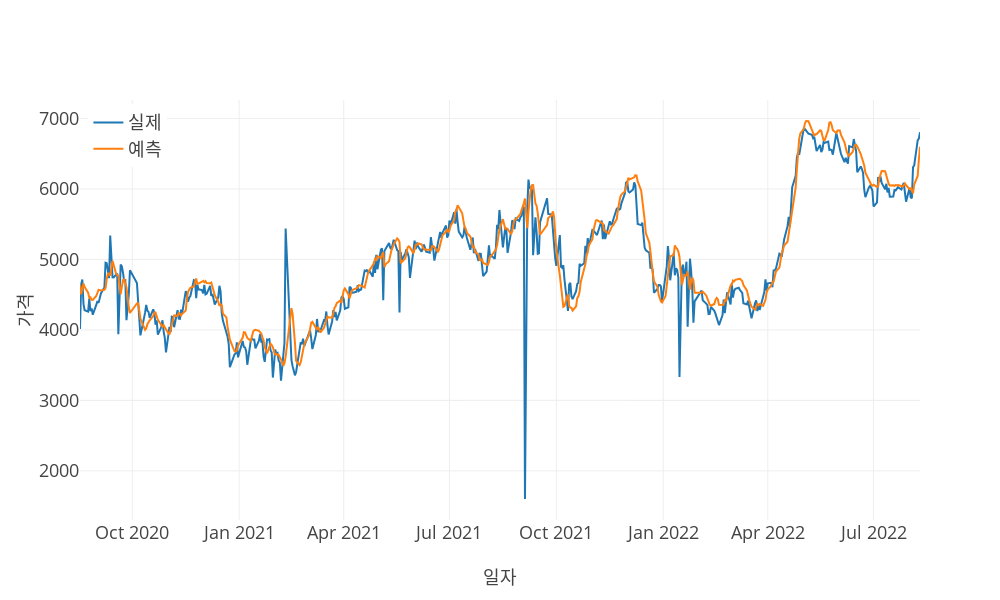

Source (notebook cell):
### Code cell
print("\nLSTM")
lstm, val_dataloader = RNN(
    data,
    training_cutoff,
    _output,
    group,
    max_encoder_length,
    max_prediction_length,
    time_varying_known_categoricals,
    time_varying_unknown_categoricals,
    time_varying_known_reals,
    batch_size,
    pathForSavingModels(product, product_attribute, raw_file_name, 'LSTM'),
    'LSTM'
)

actuals = torch.cat([y[0] for x, y in iter(val_dataloader)])
lstm_predictions = lstm.predict(val_dataloader)
model_eval(actuals, lstm_predictions, predictions_x_axis, stdout=True, vis=True)

### Figure 1 — Plotly figure (JSON) as saved in the notebook; plotly's stock layout.template omitted (floating-point values rounded to 4 significant figures; data arrays with more than 128 entries replaced by an {"elided": "..."} marker saying what was removed)
{"data": [{"mode": "lines", "name": "실제", "type": "scatter", "x": {"elided": "510 str values"}, "y": {"elided": "510 float values"}}, {"mode": "lines", "name": "예측", "type": "scatter", "x": {"elided": "510 str values"}, "y": {"elided": "510 float values"}}], "layout": {"height": 600, "legend": {"x": 0.01, "xanchor": "left", "y": 0.99, "yanchor": "top"}, "width": 1000, "xaxis": {"title": {"text": "일자"}}, "yaxis": {"title": {"text": "가격"}}}}
